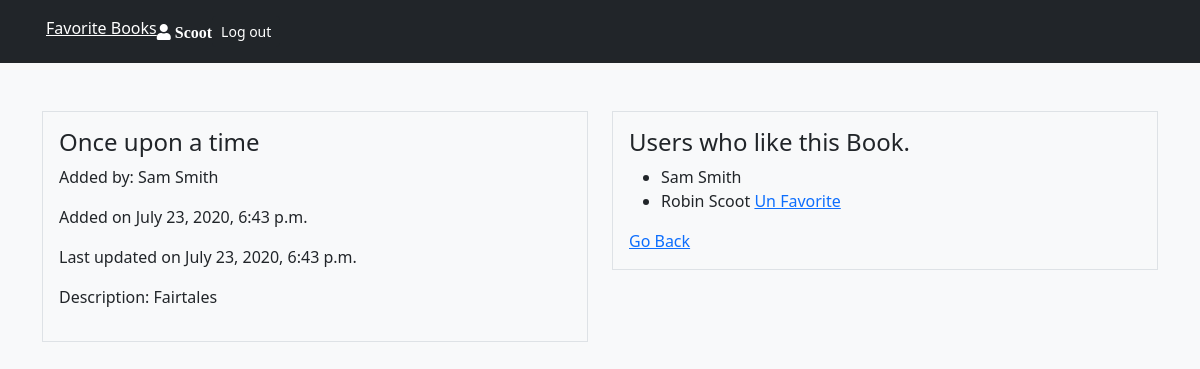
/books/3 (signed in), run on the app's committed database.
### login/models.py (models this page shows)
class User(models.Model):
  first_name = models.CharField(max_length=255)
  last_name = models.CharField(max_length=255)
  email = models.CharField(max_length=255)
  password = models.CharField(max_length=255)
  created_at = models.DateTimeField(auto_now_add=True)
  updated_at = models.DateTimeField(auto_now=True)
  objects = UserManager()

### books/models.py (models this page shows)
class Book(models.Model):
  title = models.CharField(max_length=255)
  description = models.TextField()
  uploader = models.ForeignKey(User, related_name="upload_books",on_delete=models.CASCADE)
  users_who_like = models.ManyToManyField(User, related_name='liked_books')
  created_at = models.DateTimeField(auto_now_add=True)
  updated_at = models.DateTimeField(auto_now=True)

### books/views.py (the view)
# urls.py: path('<int:book_id>', views.book_details),
def book_details(request, book_id):
  current_book = Book.objects.get(id=book_id)
  context = {
    'cur_book': current_book
  }
  if 'user_id' not in request.session:
      return redirect('/')
  else:
      return render(request, 'books/book.html', context)

### books/templates/books/book.html (shortened to what this page needs)
<!DOCTYPE html>
<html lang="en">
<head>
<link rel="stylesheet" href="https://stackpath.bootstrapcdn.com/bootstrap/5.0.0-alpha1/css/bootstrap.min.css">
  <link rel="stylesheet" href="https://use.fontawesome.com/releases/v5.8.2/css/all.css"
>
</head>
<body class="bg-light">
  <nav class="bg-dark">
  <div class="d-flex container text-white p-3">
    <a href="/books/" class="mr-auto text-white d-2">Favorite Books</a>
    <i class="fas fa-user fa-1.5x mr-4 mt-2"> {{request.session.name}}</i>
    <a href="/logout" class="btn btn-sm btn-dark text-white">Log out</a>
  </div>
  </nav>
  <div class="container">
    <div class="row mt-5">
      <div class="col-sm-6">
        {% if cur_book.uploader.id == request.session.user_id%}
        <form action="/books/update_book/{{cur_book.id}}" method="POST" class="form-group">
          {% csrf_token %}
          <input type="text" name="title" value="{{cur_book.title}}" class="form-control mb-2">
          <p>Added by: {{cur_book.uploader.first_name}} {{cur_book.uploader.last_name}}</p>
          <p>Added on {{cur_book.created_at}}</p>
          <p>Last updated on {{cur_book.updated_at}}</p>
          <label for="ds">Description</label>
          <textarea name="des" id="ds" class="form-control mb-2">{{cur_book.description}}</textarea>
          <input type="submit" value="Update" class="btn btn-outline-dark"> <a href="/books/delete_book/{{cur_book.id}}" class="btn btn-outline-danger">Delete</a>
        </form>
        {% else %}
        <div class="border p-3">
          <h4>{{cur_book.title}}</h4>
          <p>Added by: {{cur_book.uploader.first_name}} {{cur_book.uploader.last_name}}</p>
          <p>Added on {{cur_book.created_at}}</p>
          <p>Last updated on {{cur_book.updated_at}}</p>
          <p>Description: {{cur_book.description}}</p>
        </div>
        {% endif %}
      </div>
      <div class="col-sm-6">
        <div class="border p-3">
          <h4>Users who like this Book.</h4>
          <ul>
            {% for user in cur_book.users_who_like.all %}
            {% if user.id == request.session.user_id %}
            <li>{{user.first_name}} {{user.last_name}} <a href="/books/un_favorite/{{cur_book.id}}">Un Favorite</a></li>
            {% else %}
            <li>{{user.first_name}} {{user.last_name}}</li>
            {% endif%}
            {% endfor %}
          </ul>
            <a href="/books">Go Back</a>
        </div>
      </div>
    </div>
  </div>
</body>
</html>

### data on the page
User: session.name "Scoot", first_name "Robin", last_name "Scoot"
Book: title "Once upon a time", uploader.first_name "Sam", uploader.last_name "Smith", created_at "July 23, 2020, 6:43 p.m.", updated_at "July 23, 2020, 6:43 p.m.", description "Fairtales"
User: first_name "Sam", last_name "Smith"
